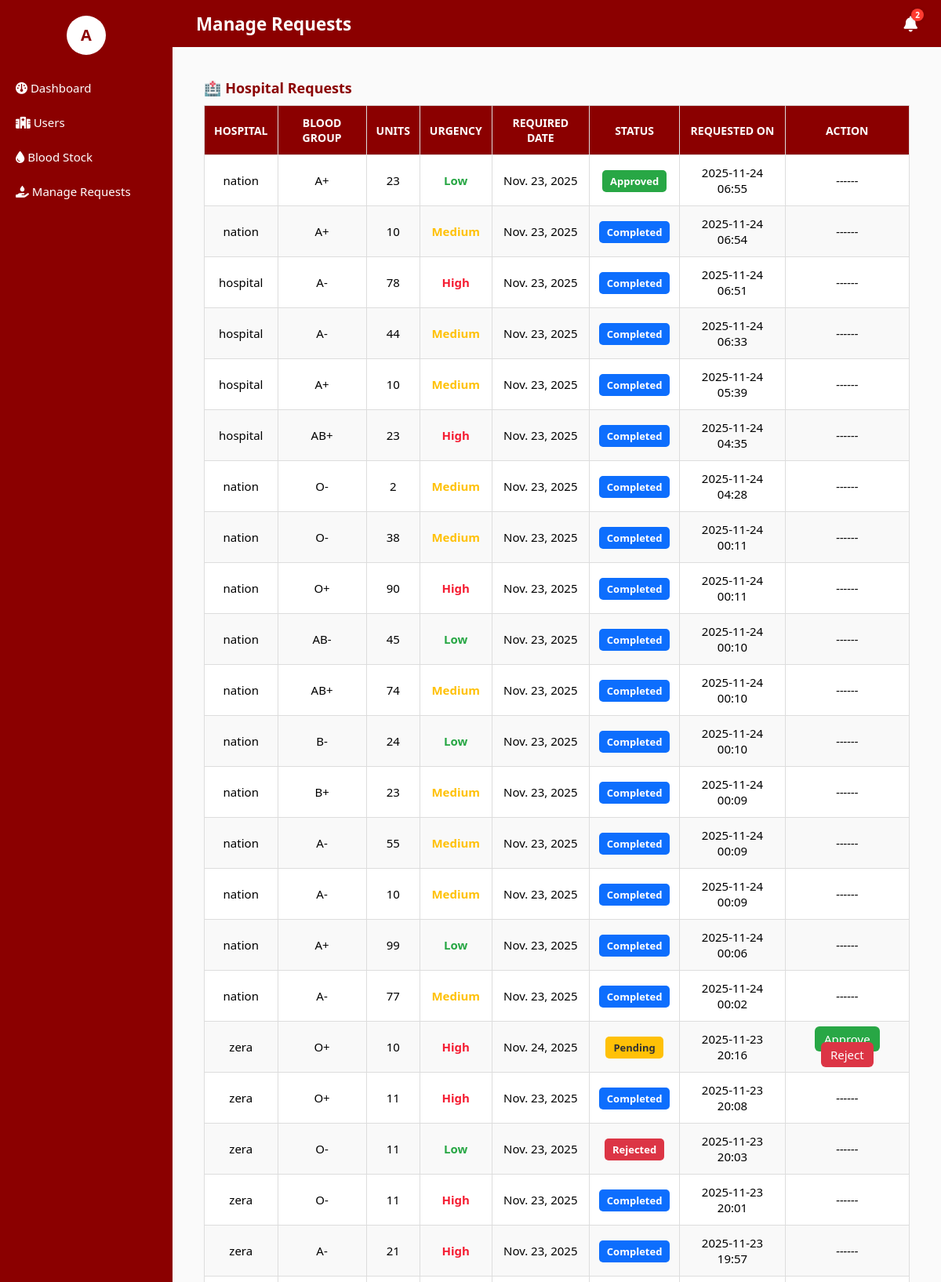
Page /dashboard/manage_requests/ (signed in, upper part) on the committed database.
### blood_bank_app/models.py (models this page shows, shortened)
class HospitalBloodRequest(models.Model):
    BLOOD_GROUP_CHOICES = [
        ('A+', 'A+'), ('A-', 'A-'),
        ('B+', 'B+'), ('B-', 'B-'),
        ('AB+', 'AB+'), ('AB-', 'AB-'),
        ('O+', 'O+'), ('O-', 'O-'),
    ]
    URGENCY_LEVEL_CHOICES = [
        ('High', 'High'),
        ('Medium', 'Medium'),
        ('Low', 'Low'),
    ]
    STATUS_CHOICES = [
        ('Pending', 'Pending'),
        ('Approved', 'Approved'),
        ('Rejected', 'Rejected'),
        ('Completed', 'Completed'),
        ('Expired', 'Expired'),
    ]
    hospital = models.ForeignKey(User, on_delete=models.CASCADE)
    blood_group = models.CharField(max_length=3, choices=BLOOD_GROUP_CHOICES)
    units = models.PositiveIntegerField()
    required_date = models.DateField()
    urgency = models.CharField(max_length=10, choices=URGENCY_LEVEL_CHOICES)
    status = models.CharField(max_length=20, choices=STATUS_CHOICES, default='Pending')  # ✅ Added
    created_at = models.DateTimeField(auto_now_add=True)

### blood_bank_app/views.py (the view)
# urls.py: path('dashboard/manage_requests/', views.manage_requests, name='manage_requests'),
@login_required
def manage_requests(request):
    hospital_requests = HospitalBloodRequest.objects.all().order_by('-created_at')
    donor_requests = DonorRequestAppointment.objects.all().order_by('-created_at')
    recipient_requests = RecipientBloodRequest.objects.all().order_by('-created_at')
    unread_notifications_count = AdminNotification.objects.filter(is_read=False).count()
    context = {
        'hospital_requests': hospital_requests,
        'donor_requests': donor_requests,
        'recipient_requests': recipient_requests,
        'unread_notifications_count': unread_notifications_count,
        'today': date.today(),  # ✅ Added — used in template for expiry check
    }
    return render(request, 'dashboard/manage_requests.html', context)

### blood_bank_app/templates/dashboard/manage_requests.html (shortened to what this page needs)
{% extends 'dashboard/admin_base.html' %}
{% block page_title %}Manage Requests{% endblock %}
{% block content_admin %}
<h3 class="section-title">🏥 Hospital Requests</h3>
<table class="styled-table">
    <thead>
        <tr>
            <th>Hospital</th>
            <th>Blood Group</th>
            <th>Units</th>
            <th>Urgency</th>
            <th>Required Date</th>
            <th>Status</th>
            <th>Requested On</th>
            <th>Action</th>
        </tr>
    </thead>
    <tbody>
        {% for req in hospital_requests %}
        <tr>
            <td>{{ req.hospital.username }}</td>
            <td>{{ req.blood_group }}</td>
            <td>{{ req.units }}</td>
            <td class="{% if req.urgency == 'High' %}urgency-high{% elif req.urgency == 'Medium' %}urgency-medium{% else %}urgency-low{% endif %}">
                {{ req.urgency }}
            </td>
            <td>{{ req.required_date }}</td>
            <td>
                {% if req.status == 'Completed' %}
                    <span class="badge completed">Completed</span>
                {% elif req.status == 'Expired' %}
                    <span class="badge expired">Expired</span>
                {% else %}
                    <span class="badge
                        {% if req.status == 'Approved' %}approved
                        {% elif req.status == 'Pending' %}pending
                        {% else %}rejected
                        {% endif %}">
                        {{ req.status }}
                    </span>
                {% endif %}
            </td>
            <td>{{ req.created_at|date:"Y-m-d H:i" }}</td>
            <td>
                {% if req.status == 'Pending' %}
                    {% if req.required_date < today %}
                        <em>Expired</em>
                    {% else %}
                        <a href="{% url 'approve_hospital_request' req.id %}" class="btn-approve">Approve</a>
                        <a href="{% url 'reject_hospital_request' req.id %}" class="btn-reject">Reject</a>
                    {% endif %}
                {% else %}
                    <em>------</em>
                {% endif %}
            </td>
        </tr>
        {% empty %}
        <tr><td colspan="8" class="text-center">No hospital requests found.</td></tr>
        {% endfor %}
    </tbody>
</table>
{% endblock %}

### blood_bank_app/templates/dashboard/admin_base.html (shortened to what this page needs)
{% load static %}
<!DOCTYPE html>
<html lang="en">
<head>
    <link rel="stylesheet" href="https://cdnjs.cloudflare.com/ajax/libs/font-awesome/6.5.0/css/all.min.css">
</head>
<body>
    <div class="sidebar">
        <div class="profile-container">
            <div class="profile-icon" onclick="toggleProfile()">
                {{ request.user.username|slice:":1"|upper }}
            </div>
        </div>
        <a href="{% url 'admin_dashboard' %}"><i class="fa-solid fa-gauge"></i> Dashboard</a>
        <a href="{% url 'users' %}"><i class="fa-solid fa-hospital"></i> Users</a>
        <a href="{% url 'blood_stock_dashboard' %}"><i class="fa-solid fa-droplet"></i> Blood Stock</a>
        <a href="{% url 'manage_requests' %}"><i class="fa-solid fa-hand-holding-droplet"></i> Manage Requests</a>
    </div>
    <div class="topbar">
        <span>{% block page_title %}Admin Dashboard{% endblock %}</span>
        <div class="topbar-icons">
            <a href="{% url 'admin_notifications' %}" class="notification-icon" title="Notifications">
                <i class="fa-solid fa-bell"></i>
                {% if unread_notifications_count > 0 %}
                    <span class="notif-count">{{ unread_notifications_count }}</span>
                {% endif %}
            </a>
        </div>
    </div>
    <div class="main-content">
        {% block content_admin %}{% endblock %}
    </div>
</body>
</html>

### blood_bank_app/templates/dashboard/admin_base.html (style rules this page uses)
body, html { margin: 0; padding: 0; font-family: 'Segoe UI', sans-serif; background: #FAFAFA; }
.sidebar { width: 220px; background-color: #8B0000; color: white; position: fixed; top: 0; bottom: 0; left: 0; padding-top: 20px; z-index: 50; }
.sidebar a { display: block; color: white; text-decoration: none; padding: 12px 20px; font-size: 15px; }
.profile-container { text-align: center; margin-bottom: 20px; position: relative; }
.profile-icon { width: 50px; height: 50px; background-color: white; color: #8B0000; border-radius: 50%; font-weight: bold; line-height: 50px; margin: 0 auto; cursor: pointer; display: flex; align-items: center; justify-content: center; font-size: 20px; }
.topbar { position: fixed; left: 220px; right: 0; top: 0; height: 60px; background-color: #8B0000; color: #fff; display: flex; justify-content: space-between; align-items: center; padding: 0 30px; font-size: 1.4em; font-weight: 600; z-index: 90; }
.topbar-icons { display: flex; align-items: center; gap: 15px; }
.notification-icon { color: #fff; font-size: 20px; position: relative; transition: transform 0.2s; }
.notif-count { position: absolute; top: -6px; right: -8px; background-color: #FF3B30; color: #fff; border-radius: 50%; font-size: 10px; font-weight: 600; width: 16px; height: 16px; display: flex; align-items: center; justify-content: center; box-shadow: 0 0 4px rgba(0,0,0,0.2); }
.main-content { margin-left: 220px; padding: 80px 40px 40px 40px; min-height: calc(100vh - 60px); }
table { width: 100%; border-collapse: collapse; margin-top: 10px; }
th, td { border: 1px solid #ddd; padding: 12px; text-align: center; font-size: 15px; }
tr:nth-child(even) { background-color: #f9f9f9; }
.btn-approve, .btn-reject { padding: 6px 12px; text-decoration: none; color: white; border-radius: 6px; font-weight: 500; }
.btn-approve { background-color: #28a745; }
.btn-reject { background-color: #dc3545; }

### blood_bank_app/templates/dashboard/manage_requests.html (style rules this page uses)
.section-title { color: #8B0000; margin-bottom: 10px; margin-top: 20px; font-size: 18px; }
.styled-table thead th { background-color: #8B0000; color: #fff; text-transform: uppercase; font-size: 14px; }
.styled-table tbody tr:nth-child(even) { background-color: #f9f9f9; }
.styled-table tbody tr:nth-child(odd) { background-color: #ffffff; }
.badge { padding: 5px 10px; border-radius: 5px; font-weight: 600; color: white; font-size: 13px; }
.badge.approved { background-color: #28a745; }
.badge.pending { background-color: #ffc107; color: #333; }
.badge.rejected { background-color: #dc3545; }
.badge.completed { background-color: #0d6efd; color: white; }
.urgency-high { color: #f51d32; font-weight: 750; }
.urgency-medium { color: #ffc107; font-weight: 600; }
.urgency-low { color: #28a745; font-weight: 600; }

### rows in the picture
HospitalBloodRequest: hospital.username "nation", blood_group "A+", units "23", urgency "Low", required_date "Nov. 23, 2025", status "Approved", created_at "2025-11-24 06:55"
HospitalBloodRequest: hospital.username "nation", blood_group "A+", units "10", urgency "Medium", required_date "Nov. 23, 2025", status "Completed", created_at "2025-11-24 06:54"
HospitalBloodRequest: hospital.username "hospital", blood_group "A-", units "78", urgency "High", required_date "Nov. 23, 2025", status "Completed", created_at "2025-11-24 06:51"
HospitalBloodRequest: hospital.username "hospital", blood_group "A-", units "44", urgency "Medium", required_date "Nov. 23, 2025", status "Completed", created_at "2025-11-24 06:33"
HospitalBloodRequest: hospital.username "hospital", blood_group "A+", units "10", urgency "Medium", required_date "Nov. 23, 2025", status "Completed", created_at "2025-11-24 05:39"
HospitalBloodRequest: hospital.username "hospital", blood_group "AB+", units "23", urgency "High", required_date "Nov. 23, 2025", status "Completed", created_at "2025-11-24 04:35"
HospitalBloodRequest: hospital.username "nation", blood_group "O-", units "2", urgency "Medium", required_date "Nov. 23, 2025", status "Completed", created_at "2025-11-24 04:28"
HospitalBloodRequest: hospital.username "nation", blood_group "O-", units "38", urgency "Medium", required_date "Nov. 23, 2025", status "Completed", created_at "2025-11-24 00:11"
HospitalBloodRequest: hospital.username "nation", blood_group "O+", units "90", urgency "High", required_date "Nov. 23, 2025", status "Completed", created_at "2025-11-24 00:11"
HospitalBloodRequest: hospital.username "nation", blood_group "AB-", units "45", urgency "Low", required_date "Nov. 23, 2025", status "Completed", created_at "2025-11-24 00:10"
HospitalBloodRequest: hospital.username "nation", blood_group "AB+", units "74", urgency "Medium", required_date "Nov. 23, 2025", status "Completed", created_at "2025-11-24 00:10"
HospitalBloodRequest: hospital.username "nation", blood_group "B-", units "24", urgency "Low", required_date "Nov. 23, 2025", status "Completed", created_at "2025-11-24 00:10"
HospitalBloodRequest: hospital.username "nation", blood_group "B+", units "23", urgency "Medium", required_date "Nov. 23, 2025", status "Completed", created_at "2025-11-24 00:09"
HospitalBloodRequest: hospital.username "nation", blood_group "A-", units "55", urgency "Medium", required_date "Nov. 23, 2025", status "Completed", created_at "2025-11-24 00:09"
HospitalBloodRequest: hospital.username "nation", blood_group "A-", units "10", urgency "Medium", required_date "Nov. 23, 2025", status "Completed", created_at "2025-11-24 00:09"
HospitalBloodRequest: hospital.username "nation", blood_group "A+", units "99", urgency "Low", required_date "Nov. 23, 2025", status "Completed", created_at "2025-11-24 00:06"
HospitalBloodRequest: hospital.username "nation", blood_group "A-", units "77", urgency "Medium", required_date "Nov. 23, 2025", status "Completed", created_at "2025-11-24 00:02"
HospitalBloodRequest: hospital.username "zera", blood_group "O+", units "10", urgency "High", required_date "Nov. 24, 2025", status "Pending", created_at "2025-11-23 20:16", shows "Approve"
HospitalBloodRequest: hospital.username "zera", blood_group "O+", units "11", urgency "High", required_date "Nov. 23, 2025", status "Completed", created_at "2025-11-23 20:08"
HospitalBloodRequest: hospital.username "zera", blood_group "O-", units "11", urgency "Low", required_date "Nov. 23, 2025", status "Rejected", created_at "2025-11-23 20:03"
HospitalBloodRequest: hospital.username "zera", blood_group "O-", units "11", urgency "High", required_date "Nov. 23, 2025", status "Completed", created_at "2025-11-23 20:01"
HospitalBloodRequest: hospital.username "zera", blood_group "A-", units "21", urgency "High", required_date "Nov. 23, 2025", status "Completed", created_at "2025-11-23 19:57"

### other values in the picture
{{ request.user.username|slice:":1"|upper }} "A"
{{ unread_notifications_count }} "2"
